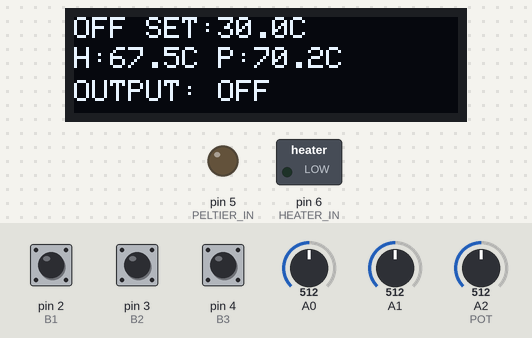
Recording of a sketch running on a simulated Arduino Uno, built with avr-gcc and run on an emulated ATmega328P. Parts: 128×32 one-colour display, switched loads named in the sketch (green lamp = pin HIGH), output pins drawn as LEDs (lit = HIGH). The inputs (shaded band) are chosen by the test bench; at power-on: pin 3 (B2) HIGH, A1 = 512, pin 4 (B3) HIGH, A0 = 512, pin 2 (B1) HIGH, A2 (POT) = 512. What the sketch prints to the serial monitor is not drawn.

Above: at 2.7 s.
2.8 s: pin 3 (B2) pulled LOW for 0.65 s
At 4.5 s:
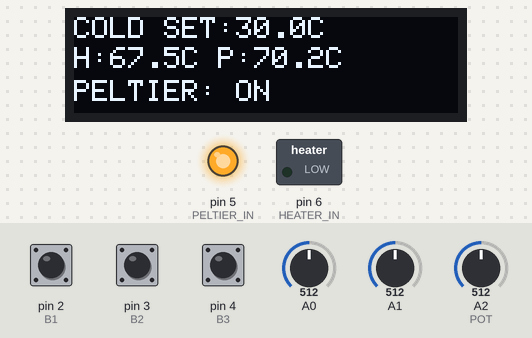
4.9 s: A1 set to 826
At 5.8 s:
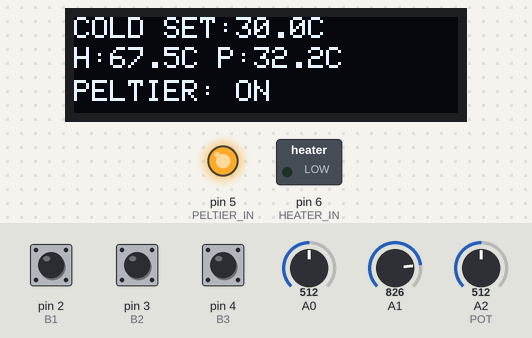
6.4 s: A1 set to 846
At 6.9 s:
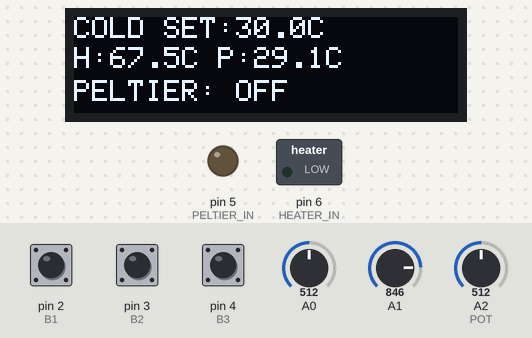
8.0 s: pin 4 (B3) pulled LOW for 0.65 s
At 9.4 s:
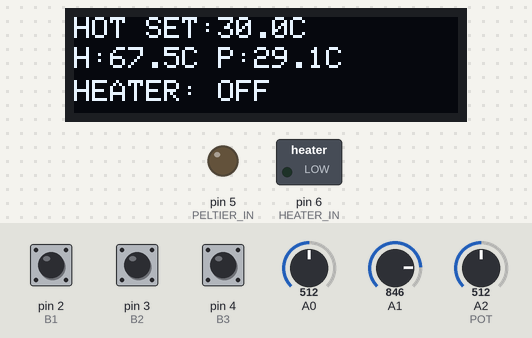
10.1 s: A0 set to 817
At 10.8 s:
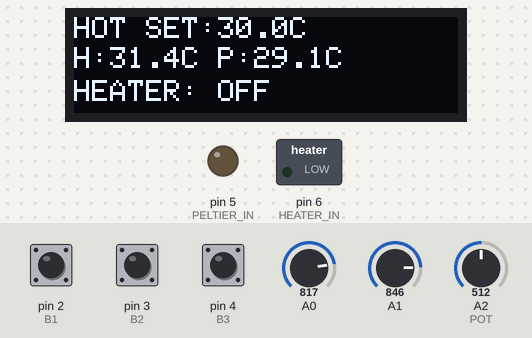
11.9 s: A0 set to 846
At 13.0 s:
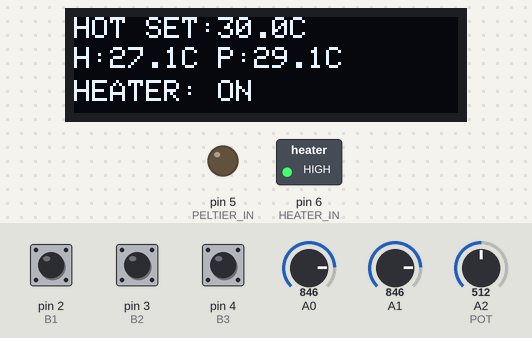
Timing chart, 0 to 14.5 s (numbered marks = the images above; inputs shaded):
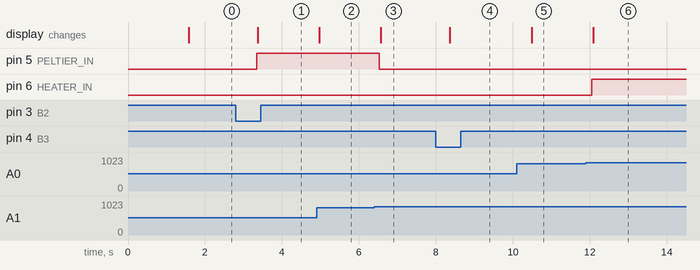

Measured:
- the behaviour switches between 833 and 834 on A1 (found by bisection; images 2 and 3)
- the behaviour switches between 833 and 834 on A0 (found by bisection; images 5 and 6)
- after the input at 2.8 s, pin 5 (PELTIER_IN): LOW → HIGH after 0.54 s; the display: changes after 0.57 s (image 1)
- after the input at 4.9 s, the display: changes after 0.07 s (image 2)
- after the input at 6.4 s, pin 5 (PELTIER_IN): HIGH → LOW after 0.14 s; the display: changes after 0.17 s (image 3)
- after the input at 8.0 s, the display: changes after 0.37 s (image 4)
- after the input at 10.1 s, the display: changes after 0.39 s (image 5)
- after the input at 11.9 s, pin 6 (HEATER_IN): LOW → HIGH after 0.16 s; the display: changes after 0.19 s (image 6)

The sketch:

Thermoelectric_Temperature_Controller.ino
```cpp
#include <Wire.h>
#include <Adafruit_GFX.h>
#include <Adafruit_SSD1306.h>
#include <math.h>

#define SCREEN_WIDTH 128
#define SCREEN_HEIGHT 32
#define OLED_RESET -1

Adafruit_SSD1306 display(SCREEN_WIDTH, SCREEN_HEIGHT, &Wire, OLED_RESET);

// =========================
// BUTTONS
// =========================
#define B1 2
#define B2 3
#define B3 4

// =========================
// L298N
// =========================
#define PELTIER_IN 5
#define HEATER_IN 6

// =========================
// THERMISTORS
// =========================
#define HEATER_THERMISTOR A0
#define PELTIER_THERMISTOR A1

// =========================
// POTENTIOMETER
// =========================
#define POT A2

// =========================
// MODE
// =========================
String mode = "OFF";

// =========================
// THERMISTOR SETTINGS
// =========================
const float SERIES_RESISTOR = 10000.0;
const float BETA = 3950.0;

// Powered room-temperature ADC readings
const float A0_ROOM_ADC = 859.0;
const float A1_ROOM_ADC = 871.0;

const float ROOM_TEMP = 25.0;


// =====================================================
// READ TEMPERATURE
// =====================================================

float readTemperature(int pin) {

  int adc = analogRead(pin);

  if (adc <= 0 || adc >= 1023) {
    return -999.0;
  }

  float referenceADC;

  if (pin == A0) {
    referenceADC = A0_ROOM_ADC;
  }
  else {
    referenceADC = A1_ROOM_ADC;
  }


  // REVERSED THERMISTOR DIVIDER
  //
  // 5V
  // |
  // 10K resistor
  // |
  // +---- A0/A1
  // |
  // NTC
  // |
  // GND

  float resistance =
    SERIES_RESISTOR *
    ((float)adc / (1023.0 - adc));


  float referenceResistance =
    SERIES_RESISTOR *
    (referenceADC / (1023.0 - referenceADC));


  // Beta equation

  float temperatureK =
    1.0 /
    (
      (1.0 / (ROOM_TEMP + 273.15)) +
      (1.0 / BETA) *
      log(resistance / referenceResistance)
    );


  return temperatureK - 273.15;
}


// =====================================================
// SETUP
// =====================================================

void setup() {

  Serial.begin(9600);

  pinMode(B1, INPUT_PULLUP);
  pinMode(B2, INPUT_PULLUP);
  pinMode(B3, INPUT_PULLUP);

  pinMode(PELTIER_IN, OUTPUT);
  pinMode(HEATER_IN, OUTPUT);

  digitalWrite(PELTIER_IN, LOW);
  digitalWrite(HEATER_IN, LOW);


  // OLED

  if (!display.begin(
        SSD1306_SWITCHCAPVCC,
        0x3C
      )) {

    Serial.println("OLED NOT FOUND!");

    while (1);
  }

  display.clearDisplay();

  display.setTextColor(SSD1306_WHITE);
  display.setTextSize(1);

  display.setCursor(0, 0);
  display.println("TEMP CONTROLLER");

  display.setCursor(0, 12);
  display.println("Starting...");

  display.display();

  delay(1500);
}


// =====================================================
// LOOP
// =====================================================

void loop() {

  // =========================
  // BUTTONS
  // =========================

  if (digitalRead(B1) == LOW) {

    mode = "OFF";

    digitalWrite(HEATER_IN, LOW);
    digitalWrite(PELTIER_IN, LOW);

    delay(200);
  }

  else if (digitalRead(B2) == LOW) {

    mode = "COLD";

    digitalWrite(HEATER_IN, LOW);

    delay(200);
  }

  else if (digitalRead(B3) == LOW) {

    mode = "HOT";

    digitalWrite(PELTIER_IN, LOW);

    delay(200);
  }


  // =========================
  // READ TEMPERATURES
  // =========================

  float heaterTemp =
    readTemperature(A0);

  float peltierTemp =
    readTemperature(A1);


  // =========================
  // POTENTIOMETER
  // 10–50°C
  // =========================

  int potValue = analogRead(POT);

  float targetTemp =
    10.0 +
    ((float)potValue / 1023.0) * 40.0;


  // =========================
  // OUTPUT STATES
  // =========================

  bool heaterON = false;
  bool peltierON = false;


  // =========================
  // HOT
  // =========================

  if (mode == "HOT") {

    peltierON = false;

    // Heater ON below target - 1°C

    if (heaterTemp < targetTemp - 1.0) {
      heaterON = true;
    }

    // Heater OFF at target

    else if (heaterTemp >= targetTemp) {
      heaterON = false;
    }
  }


  // =========================
  // COLD
  // =========================

  else if (mode == "COLD") {

    heaterON = false;

    // Peltier ON above target + 1°C

    if (peltierTemp > targetTemp + 1.0) {
      peltierON = true;
    }

    // Peltier OFF at target

    else if (peltierTemp <= targetTemp) {
      peltierON = false;
    }
  }


  // =========================
  // OFF
  // =========================

  else {

    heaterON = false;
    peltierON = false;
  }


  // =========================
  // SAFETY
  // =========================

  if (heaterON) {
    peltierON = false;
  }

  if (peltierON) {
    heaterON = false;
  }


  // =========================
  // L298N
  // =========================

  digitalWrite(
    HEATER_IN,
    heaterON ? HIGH : LOW
  );

  digitalWrite(
    PELTIER_IN,
    peltierON ? HIGH : LOW
  );


  // =========================
  // SERIAL
  // =========================

  Serial.print("MODE: ");
  Serial.print(mode);

  Serial.print(" | SET: ");
  Serial.print(targetTemp, 1);

  Serial.print("C | A0: ");
  Serial.print(heaterTemp, 1);

  Serial.print("C | HEATER: ");
  Serial.print(heaterON ? "ON" : "OFF");

  Serial.print(" | A1: ");
  Serial.print(peltierTemp, 1);

  Serial.print("C | PELTIER: ");
  Serial.println(peltierON ? "ON" : "OFF");


  // =========================
  // OLED
  // =========================

  display.clearDisplay();


  // LINE 1

  display.setCursor(0, 0);

  display.print(mode);

  display.print(" SET:");

  display.print(targetTemp, 1);

  display.print("C");


  // LINE 2

  display.setCursor(0, 10);

  display.print("H:");

  display.print(heaterTemp, 1);

  display.print("C ");

  display.print("P:");

  display.print(peltierTemp, 1);

  display.print("C");


  // LINE 3

  display.setCursor(0, 21);

  if (mode == "HOT") {

    display.print("HEATER: ");
    display.print(heaterON ? "ON" : "OFF");

  }

  else if (mode == "COLD") {

    display.print("PELTIER: ");
    display.print(peltierON ? "ON" : "OFF");

  }

  else {

    display.print("OUTPUT: OFF");
  }


  display.display();

  delay(500);
}
```
